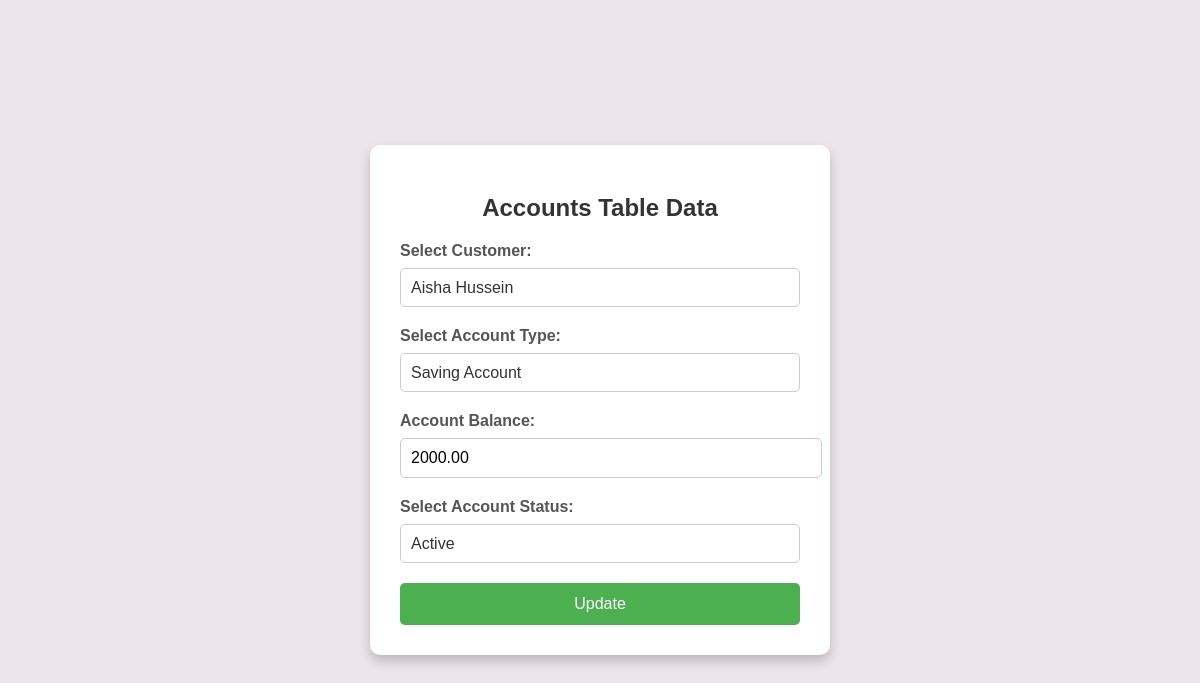
Screenshot of /accounts/accounts_update.php?update_id=2 with the database file from the repository.
### tables this page shows
CREATE TABLE `accounts` (
  `AccountID` int(11) NOT NULL,
  `CustomerID` int(11) NOT NULL,
  `AccountType` varchar(50) NOT NULL,
  `Balance` decimal(15,2) NOT NULL,
  `AccountStatus` varchar(20) DEFAULT 'Active',
  `DateCreated` date NOT NULL DEFAULT current_timestamp()
);

### accounts/accounts_update.php (the view, shortened to what this page needs)
<?php
include('../includes/connection.php');
if(isset($_GET['update_id'])){
    $uid=$_GET['update_id'];
    $select_query="Select * from `accounts` where AccountID=$uid";
    $result_query=mysqli_query($conn,$select_query);
    $row=mysqli_fetch_assoc($result_query);
    $customer=$row['CustomerID'];
    $type=$row['AccountType'];
    $balance=$row['Balance'];
    $status=$row['AccountStatus'];
}
$sql = "SELECT CustomerID,FullName FROM customers";
$result = $conn->query($sql);
?>
<!DOCTYPE html>
<html lang="en">
  <head>
    <link rel="stylesheet" href="accounts.css" />
  </head>
  <body>
    <div class="form_container">
      <form action='' method='post'>
        <h2>Accounts Table Data</h2>
        <label for="customer">Select Customer:</label>
        <select id="customer" name="customer" required>
    <?php
    if ($result->num_rows > 0) {
        while ($row = $result->fetch_assoc()) {
            $selected = ($row['CustomerID'] == $customer) ? 'selected' : '';
            echo "<option value='" . $row['CustomerID'] . "' $selected>" . $row['FullName'] . "</option>";
        }
    } else {
        echo "<option value='' disabled>No Customers Available</option>";
    }
    ?>
</select>
            <label for="type">Select Account Type:</label>
            <select id="type" name="type" required>
            <option value="Saving Account" <?php echo ($type == "Saving Account") ? "selected" : ""; ?>>Saving Account</option>
            </select>
            <label for="balance">Account Balance:</label>
            <input type="text" id="balance" name="balance" value="<?php echo $balance ?>" >
            <label for="status">Select Account Status:</label>
    <select id="status" name="status" required>
        <option value="Active" <?php echo ($status == "Active") ? "selected" : ""; ?>>Active</option>
    </select>
          <button type="submit" class="submit_btn" name="update">Update</button>
      </form>
    </div>

### accounts/accounts.css (style rules this page uses)
body { font-family: Arial, sans-serif; margin: 0; padding: 0; background-color: rgb(236, 229, 236); display: flex; justify-content: center; align-items: center; height: 100vh; }
.form_container { background: #fff; padding: 30px; border-radius: 10px; box-shadow: 0 6px 12px rgba(0, 0, 0, 0.2); width: 400px; }
form { display: flex; flex-direction: column; }
h2 { text-align: center; margin-bottom: 20px; color: #333; font-size: 24px; }
label { margin-bottom: 8px; font-weight: bold; color: #555; }
input[type="text"], input[type="email"] { width: 100%; padding: 10px; margin-bottom: 20px; border: 1px solid #ccc; border-radius: 5px; font-size: 16px; }
select { width: 100%; padding: 10px; margin-bottom: 20px; border: 1px solid #ccc; border-radius: 5px; font-size: 16px; background-color: #fff; color: #333; appearance: none; cursor: pointer; }
button { flex: 1; padding: 12px; border: none; border-radius: 5px; font-size: 16px; cursor: pointer; color: #fff; }
.submit_btn { background: #4caf50; }

### rows the page displays
accounts: type "Saving Account", balance "2000.00", status "Active"

### other values shown
form field customer "Aisha Hussein"
